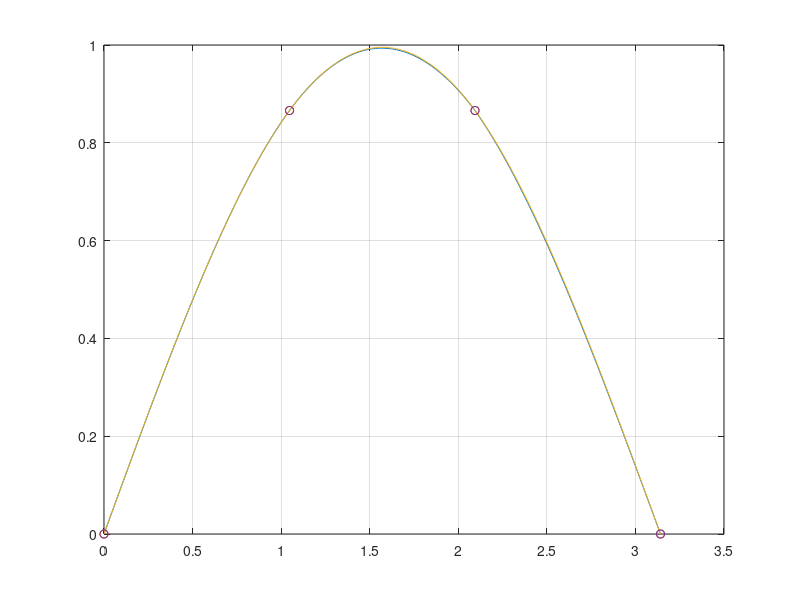

Write MATLAB code to recreate this figure.
%******************************************************************************
% \details     : FTP_CompAlg Spline Interpolation Exercises 4
% \autor       : Simon Burkhardt
% \file        : compAlg_ex4_spline_interpol_.m
% \date        : 2020.10.07
% \version     : 1.0
%******************************************************************************
%% Exercise 1 a)
clear; clc; close all

x = [0, pi/3, 2*pi/3, pi];
y = [0, sqrt(3)/2, sqrt(3)/2, 0];
h = diff(x);

h0=h(1); h1=h(2); h2=h(3);

M = [ 2*(h0+h1),    h1,        0;
         h1,     2*(h1+h2),    h2 ];

% syms c1 c2;

L = [ 3*( ( y(3)-y(2) )/(h1) - ( y(2)-y(1) )/(h0) );
      3*( ( y(4)-y(3) )/(h2) - ( y(3)-y(2) )/(h1) )];

c = linsolve(M, L);

c0 = 0;
c1 = c(1)
c2 = c(2) % is this the correct order in the solution array?
c3 = c(3)  % ????   c3 = c(3)

% Si(x) = ai   +   bi * (x - xi)   +   ci * (x - xi)^2   +   di*(x - xi)^3
% Si(x) for i = {0 ... n-1}

a0 = y(1);  % y0
a1 = y(2);  % y1
a2 = y(3);
a3 = y(4);

d0 = (c1-c0)/(3*h0)
d1 = (c2-c1)/(3*h1)
d2 = (  -c2)/(3*h2)

b0 = (a1-a0)/h0 - (2*c0+c1)/3*h0  % i = 1
b1 = (a2-a1)/h1 - (2*c1+c2)/3*h1  % i = 2
b2 = (y(4)-a2)/h2 - c2*h2 - d2*(h2^2) % - (2*c2+c3)/3*h2  % i = 3

S0 = @(x) a0 + b0*(x - x(1)) + c0*(x - x(1)).^2 + d0*(x - x(1)).^3
S1 = @(x) a1 + b1*(x - x(1)) + c1*(x - x(1)).^2 + d1*(x - x(1)).^3
S2 = @(x) a2 + b2*(x - x(1)) + c2*(x - x(1)).^2 + d2*(x - x(1)).^3

x0 = linspace(0, pi/3);
x1 = linspace(pi/3, 2*pi/3);
x2 = linspace(2*pi/3, pi);

y0 = S0(x0);
y1 = S1(x1);
y2 = S2(x2);

xi = [x0, x1, x2];
yi = [y0, y1, y2];

plot(xi, yi)
hold on
grid on
plot(x, y, 'o')

%% Exercise 1 b)
clear; clc; close all

x = [0, pi/3, 2*pi/3, pi];
y = [0, sqrt(3)/2, sqrt(3)/2, 0];
h = diff(x);
h0=h(1); h1=h(2); h2=h(3);
x0=x(1); x1=x(2); x2=x(3); x3=x(4);
y0=y(1); y1=y(2); y2=y(3); y3=y(4);
n = length(x)-1;

% b0 = y0'   y = sin(x)  ==> y' = cos(x)
ys0 = cos(x(0+1));
ys3 = cos(x(n+1));

% 1. ai = yi
a = y;
a0 = a(1);
a1 = a(2);
a2 = a(3);
a3 = a(4);

% 2. calc ci

M=[ 2*h0,   h0,       0;
     h1, 2*(h1+h2),   h2;
     0,     2*h1,   4*h1+3*h2;];

L=[3*( (a1-a0)/h0 - ys0 );
   3*( (a2-a1)/h1 - (y1-y0)/h0 );
   9*( (y3-a2)/h2) - 6*( (a2-a1)/h1 ) - 3*ys3 ];

c = linsolve(M, L);

c0 = c(1);
c1 = c(2);
c2 = c(3);

c = [c0, c1, c2];

d0 = (c1-c0)/(3*h0);
d1 = (c2-c1)/(3*h1);
d2 = (  -c2)/(3*h2);
d = [d0, d1, d2];

i=1;
b0 = (a(i+1)-a(i-1+1))/h(i-1+1) - (2*c(i-1+1)+c(i+1))/3*h(i-1+1);
i=2;
b1 = (a(i+1)-a(i-1+1))/h(i-1+1) - (2*c(i-1+1)+c(i+1))/3*h(i-1+1);
b2 = (y(n+1)-a(n-1+1))/h(n-1+1) - c(n-1+1)*h(n-1+1) - d(n-1+1)*h(n-1+1)^2;

S0 = @(x) a0 + b0*(x - x(1)) + c0*(x - x(1)).^2 + d0*(x - x(1)).^3;
S1 = @(x) a1 + b1*(x - x(1)) + c1*(x - x(1)).^2 + d1*(x - x(1)).^3;
S2 = @(x) a2 + b2*(x - x(1)) + c2*(x - x(1)).^2 + d2*(x - x(1)).^3;

x0 = linspace(0, pi/3);
x1 = linspace(pi/3, 2*pi/3);
x2 = linspace(2*pi/3, pi);

y0 = S0(x0);
y1 = S1(x1);
y2 = S2(x2);

xi = [x0, x1, x2];
yi = [y0, y1, y2];

% error - solution
ec0 = c0 - (-10*pi+18*sqrt(3))/2/pi/pi;
ec1 = c1 - (2*pi-9*sqrt(3))/2/pi/pi;
ec2 = c2 - (2*pi-9*sqrt(3))/2/pi/pi;

ed0 = d0 - ( 1/pi * (12*pi - 23*sqrt(3))/2/pi/pi )
ed1 = d1 - 0
ed2 = d2 - (27*sqrt(3)-12*pi)/2/pi/pi/pi

eb0 = b0 - 1
eb1 = b1 + (2*pi-9*sqrt(3))/6/pi
eb2 = b2 - 1/3 + 3*sqrt(3)/2/pi

plot(xi, yi)
hold on
grid on
plot(x, y, 'o')








